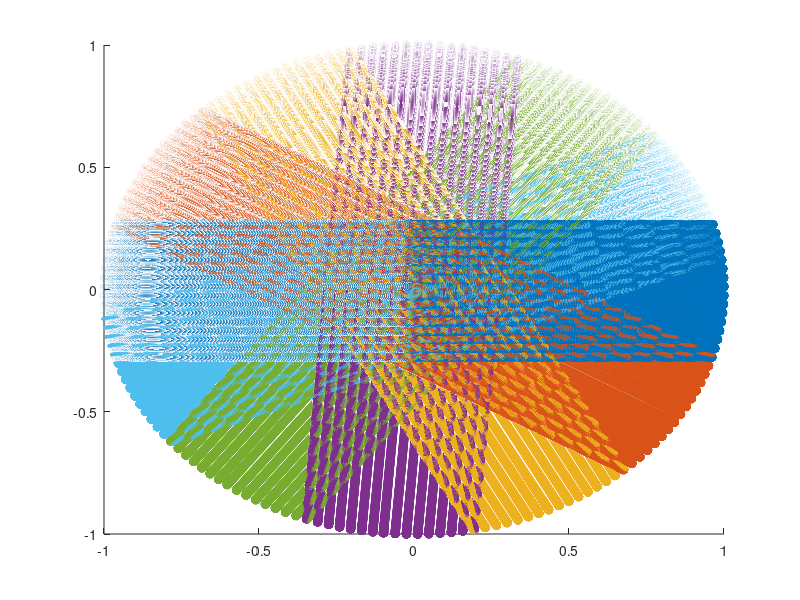

Write the MATLAB code that produced this figure. (Note: this script raises an error after producing the figure.)
clear;close all;clc
%characteristic of LIDAR
    %Angle elevation range; [-16.677; 16,545]
        %In this particular device we have 16 laser beams/points
        %Also, every azimuth block has an angle offset (-1.24°)
        %AZBLK=[15.379 13.236 11.128 9.03 6.941 4.878 2.788 0.705 -1.454 -3.448 -5.518 -7.601 -9.697 -11.789 -13.914 -16.062]
    %About encode range: [0,90111]
    %In mode 1023 azimuth. Every azimuth increments in 88 ticks
        %1 tick = 360/90112= 0.003995°.     Aprox -> 4°
        %88 tick = 360*88/90112 = 0.3516°
    %In total, we obtain 1024*16 = 16384 points in every LIDAR scan
      
%Set Local variables:
AZBLK=[15.379 13.236 11.128 9.03 6.941 4.878 2.788 0.705 -1.454 -3.448 -5.518 -7.601 -9.697 -11.789 -13.914 -16.062];
azimuth_offset=-1.24*(pi/180); 
n_AZBLK=1024;
ticks_per_azimuth=90112/n_AZBLK;
ang_diff=2*pi/n_AZBLK;

%Interception with synthetic spheric room
    %sphere with radius=1
n_rotation=6;
temp=zeros(n_AZBLK*length(AZBLK),3);
points_data=cell(1,n_rotation);
for i=1:n_rotation %pre-allocate
    points_data{1,i}=temp;
end

%Rotation -> 31° 
%Tiene que ser menor al la suma de angulos de elevacion, pero mayor a 30
%para cumplir con el barrido total
rot_angle=-31.4*pi/180;
rot_matrix=[cos(rot_angle) -sin(rot_angle)  0;
            sin(rot_angle) cos(rot_angle)   0;
            0               0               1];
R=1;%radius sphere
for i=1:n_rotation
    for j=1:n_AZBLK
        x=sin(ang_diff*(j-1)+azimuth_offset);
        z=-cos(ang_diff*(j-1)+azimuth_offset);
        for k=1:length(AZBLK)
            y=tan(AZBLK(k)*pi/180);
            new_xyz=rot_matrix^(i-1)*[x;y;z];
            %sphere
            [thetha,phi,~]=cart2sph(new_xyz(1),new_xyz(2),new_xyz(3));
            [temp_x,temp_y,temp_z]=sph2cart(thetha,phi,R);           
            temp(length(AZBLK)*(j-1)+k,:)=[temp_x,temp_y,temp_z];
        end
    end
    points_data{1,i}=temp;    
end

figure
hold
for i=1:n_rotation
    temp=points_data{1,i};
    scatter3(temp(:,1),temp(:,2),temp(:,3))
end
hold off

%In total, we have (4+1+1)*2 areas without overlap
%If we look at the x-Y plane it seems like triangles
%There are 4*2 triangles, which surrounded the circle, with the same area
%And other two pair of triangles with different areas
%Understanding this, lets found every 3 points for each triangle
    %It should be noted that the 2 points of each triangle that surround the 
    %circle has the next restriction:
        %Considering the 1st point as the point that has more angle in-plane X-Y
        %The 1st point is the point related to the previous azimuth with a minimun
        %elevation
        %The 2nd point is the point related to the next azimuth with a maximum 
        %elevation
    %To obtain the 3rd point is necessary to found the eq line with the
    %rotation angle 
%In sum, lets obtain the X component from the data points, then determinate 
%in which area it belongs each point with the Y component. In adittion, we 
%can use the restriction with the Z component of 3rd point before evaluate 
%the area.

p1=[ 0 0 0];
p2=[ 0 0 0];
p3=[ 0 0 0];
syms x
for i=1:4
%Area1:4
    alfa1=AZBLK(end)*pi/180+rot_angle*(i-1);
    alfa2=AZBLK(1)*pi/180+rot_angle*(i+1);
    p1(i,:)=[cos(alfa1) sin(alfa1) 0];
    p2(i,:)=[cos(alfa2) sin(alfa2) 0];
    l1(i)=tan(rot_angle*(i-1))*(x-p1(i,1))+p1(i,2);
    l2(i)=tan(rot_angle*(i+1))*(x-p2(i,1))+p2(i,2);
    temp_x=eval(solve(l1(i)==l2(i),x));
    temp_y=subs(l1(i),x,temp_x);
    p3(i,:)=[temp_x temp_y,sqrt(R*R-temp_x*temp_x-temp_y*temp_y)];
end
%Area5
i=5;
alfa1=AZBLK(end)*pi/180+rot_angle*(i-1);
alfa2=(-180-AZBLK(end))*pi/180;%it changes
p1(i,:)=[cos(alfa1) sin(alfa1) 0];
p2(i,:)=[cos(alfa2) sin(alfa2) 0];
l1(i)=tan(rot_angle*(i-1))*(x-p1(i,1))+p1(i,2);
l2(i)=p2(i,2);%it changes
temp_x=eval(solve(l1(i)==l2(i),x));
temp_y=subs(l1(i),x,temp_x);
p3(i,:)=[temp_x temp_y,sqrt(R*R-temp_x*temp_x-temp_y*temp_y)];

%Area6
i=6;
alfa1=AZBLK(end)*pi/180+rot_angle*(i-1);
alfa2=(-180-AZBLK(end))*pi/180+rot_angle;%it changes
p1(i,:)=[cos(alfa1) sin(alfa1) 0];
p2(i,:)=[cos(alfa2) sin(alfa2) 0];
l1(i)=tan(rot_angle*(i-1))*(x-p1(i,1))+p1(i,2);
l2(i)=tan(rot_angle)*(x-p2(i,1))+p2(i,2);%it changes
temp_x=eval(solve(l1(i)==l2(i),x));
temp_y=subs(l1(i),x,temp_x);
p3(i,:)=[temp_x temp_y,sqrt(R*R-temp_x*temp_x-temp_y*temp_y)];
%notar que ang
%acos(dot(p3(5,1:2),p3(6,1:2))/(norm(p3(5,1:2))^2))*180/pi->rot_angle
%es decir, el angulo entre los ultimos puntos (en el plano X-Y)) es igual 
%al angulo de rotación.
%Area7to10
for i=7:10
    alfa1=(-180-AZBLK(1))*pi/180+(i-7)*rot_angle;
    alfa2=(-180-AZBLK(end))*pi/180+(i-5)*rot_angle;
    p1(i,:)=[cos(alfa1) sin(alfa1) 0];
    p2(i,:)=[cos(alfa2) sin(alfa2) 0];
    l1(i)=l1(i-6);
    l2(i)=l2(i-6);
    temp_x=eval(solve(l1(i)==l2(i),x));
    temp_y=subs(l1(i),x,temp_x);
    p3(i,:)=[temp_x temp_y,sqrt(R*R-temp_x*temp_x-temp_y*temp_y)];
end
%Area 11 to 12
for i=11:12
    alfa1=(-180-AZBLK(1))*pi/180+(i-7)*rot_angle;
    alfa2=(AZBLK(1))*pi/180+rot_angle*(i-11);
    p1(i,:)=[cos(alfa1) sin(alfa1) 0];
    p2(i,:)=[cos(alfa2) sin(alfa2) 0];
    l1(i)=l1(i-6);
    l2(i)=l2(i-6);
    temp_x=eval(solve(l1(i)==l2(i),x));
    temp_y=subs(l1(i),x,temp_x);
    p3(i,:)=[temp_x temp_y,sqrt(R*R-temp_x*temp_x-temp_y*temp_y)];
end

points_data_with_overlap=points_data;
points_data_without_overlap=points_data;
z_max=max(p3(:,3));
z_mid=min(p3(:,3));

for i=1:length(points_data)
   for j=1:length(points_data{1})
       x_point=points_data{i}(j,1);
       y_point=points_data{i}(j,2);
       z_point=points_data{i}(j,3);
       if abs(z_point)>z_max
           %overlapped points
           points_data_without_overlap{i}(j,:)=[0 0 0];
       elseif abs(z_point)>z_mid
           %Must be Area 1:4
           
       else
           %Must be Area5 or Area6
           if abs(x_point)<abs(p3(5,1))
               points_data_without_overlap{i}(j,:)=[0 0 0];
           elseif abs(x_point)<abs(p3(6,1))
               %Area 5  
               y1_temp=eval(subs(l1(5),x,x_point));
               y2_temp=eval(subs(l2(5),x,x_point));
               %need to correct. There are 12 areas, not 6
           else
               %Area 6 o 5
           end
       end
           
   end
end
